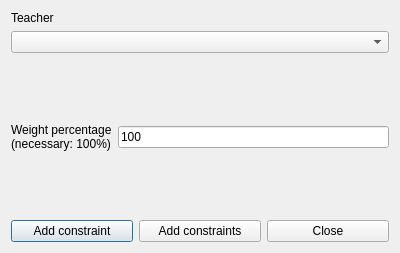
<?xml version="1.0" encoding="UTF-8"?>
<ui version="4.0">
 <class>AddConstraintTeacherMaxTwoConsecutiveMorningsForm_template</class>
 <widget class="QDialog" name="AddConstraintTeacherMaxTwoConsecutiveMorningsForm_template">
  <property name="geometry">
   <rect>
    <x>0</x>
    <y>0</y>
    <width>400</width>
    <height>253</height>
   </rect>
  </property>
  <property name="windowTitle">
   <string extracomment="This is the title of the dialog to add a new constraint of this type">Add teacher max two consecutive mornings</string>
  </property>
  <layout class="QVBoxLayout" name="verticalLayout_2">
   <item>
    <layout class="QVBoxLayout" name="verticalLayout">
     <item>
      <widget class="QLabel" name="teacherTextLabel">
       <property name="frameShape">
        <enum>QFrame::NoFrame</enum>
       </property>
       <property name="frameShadow">
        <enum>QFrame::Plain</enum>
       </property>
       <property name="text">
        <string>Teacher</string>
       </property>
       <property name="wordWrap">
        <bool>false</bool>
       </property>
      </widget>
     </item>
     <item>
      <widget class="QComboBox" name="teachersComboBox">
       <property name="editable">
        <bool>false</bool>
       </property>
       <property name="insertPolicy">
        <enum>QComboBox::NoInsert</enum>
       </property>
       <property name="duplicatesEnabled">
        <bool>false</bool>
       </property>
      </widget>
     </item>
    </layout>
   </item>
   <item>
    <spacer name="verticalSpacer">
     <property name="orientation">
      <enum>Qt::Vertical</enum>
     </property>
     <property name="sizeHint" stdset="0">
      <size>
       <width>20</width>
       <height>27</height>
      </size>
     </property>
    </spacer>
   </item>
   <item>
    <layout class="QHBoxLayout" name="horizontalLayout_2">
     <item>
      <widget class="QLabel" name="weightTextLabel">
       <property name="frameShape">
        <enum>QFrame::NoFrame</enum>
       </property>
       <property name="frameShadow">
        <enum>QFrame::Plain</enum>
       </property>
       <property name="text">
        <string>Weight percentage
(necessary: 100%)</string>
       </property>
       <property name="wordWrap">
        <bool>false</bool>
       </property>
      </widget>
     </item>
     <item>
      <widget class="QLineEdit" name="weightLineEdit">
       <property name="text">
        <string notr="true">100</string>
       </property>
      </widget>
     </item>
    </layout>
   </item>
   <item>
    <spacer name="verticalSpacer_3">
     <property name="orientation">
      <enum>Qt::Vertical</enum>
     </property>
     <property name="sizeHint" stdset="0">
      <size>
       <width>20</width>
       <height>27</height>
      </size>
     </property>
    </spacer>
   </item>
   <item>
    <layout class="QHBoxLayout" name="horizontalLayout">
     <item>
      <widget class="QPushButton" name="addConstraintPushButton">
       <property name="text">
        <string>Add constraint</string>
       </property>
      </widget>
     </item>
     <item>
      <widget class="QPushButton" name="addConstraintsPushButton">
       <property name="text">
        <string>Add constraints</string>
       </property>
      </widget>
     </item>
     <item>
      <widget class="QPushButton" name="closePushButton">
       <property name="text">
        <string>Close</string>
       </property>
      </widget>
     </item>
    </layout>
   </item>
  </layout>
 </widget>
 <layoutdefault spacing="6" margin="11"/>
 <resources/>
 <connections/>
</ui>
